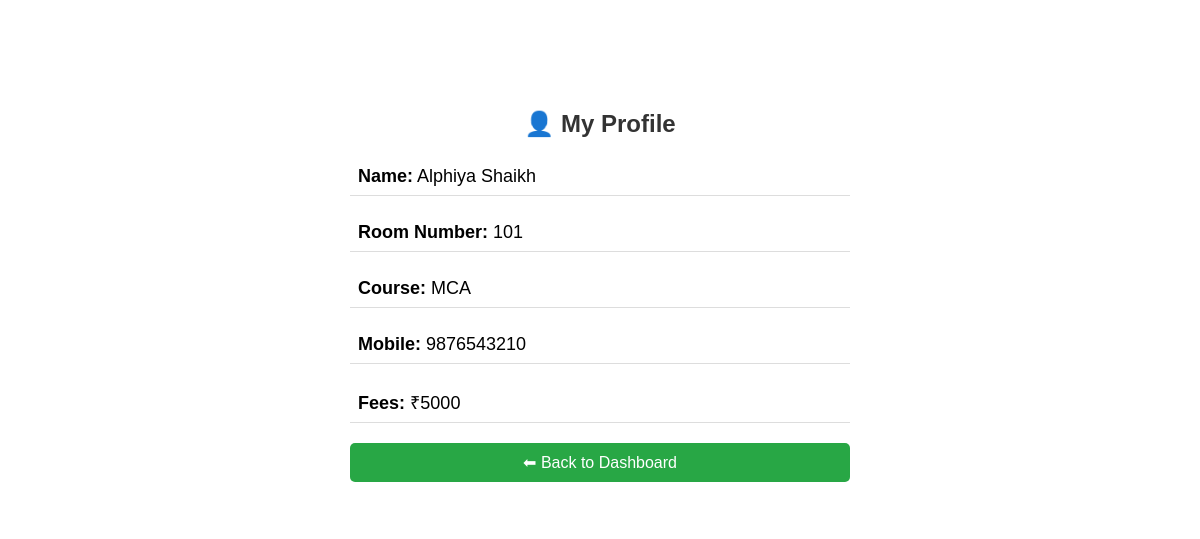
Screenshot of /my_profile.php (signed in) with the database file from the repository.
### tables this page shows
CREATE TABLE `student` (
  `id` int(11) NOT NULL,
  `name` varchar(100) NOT NULL,
  `room_no` int(11) NOT NULL,
  `course` varchar(100) NOT NULL,
  `mobile` varchar(15) NOT NULL,
  `fees` int(11) NOT NULL,
  `password` varchar(100) DEFAULT '12345'
);

### my_profile.php (the view, shortened to what this page needs)
<?php
$conn = mysqli_connect("localhost","root","","hostel_management");
$id = $_SESSION['student_id'];
$result = mysqli_query($conn,"SELECT * FROM student WHERE id='$id'");
$row = mysqli_fetch_assoc($result);
?>
<!DOCTYPE html>
<html>
<head>
</head>
<body>
<div class="profile-box">
<h2>👤 My Profile</h2>
<p><b>Name:</b> <?php echo $row['name']; ?></p>
<p><b>Room Number:</b> <?php echo $row['room_no']; ?></p>
<p><b>Course:</b> <?php echo $row['course']; ?></p>
<p><b>Mobile:</b> <?php echo $row['mobile']; ?></p>
<p><b>Fees:</b> ₹<?php echo $row['fees']; ?></p>
<a href="student_dashboard.php">⬅ Back to Dashboard</a>
</div>
</body>
</html>

### my_profile.php (style rules this page uses)
body { margin:0; font-family:Arial,sans-serif; background:url('https://images.unsplash.com/photo-1555854877-bab0e564b8d5?auto=format&fit=crop&w=1350&q=80'); background-size:cover; background-position:center; }
.profile-box { width:500px; margin:60px auto; background:rgba(255,255,255,0.9); padding:30px; border-radius:15px; }
h2 { text-align:center; color:#333; }
p { font-size:18px; padding:8px; border-bottom:1px solid #ddd; }
a { display:block; text-align:center; margin-top:20px; text-decoration:none; background:#28a745; color:white; padding:10px; border-radius:5px; }

### rows the page displays
student: name "Alphiya Shaikh", room_no "101", course "MCA", mobile "9876543210", fees "5000"
